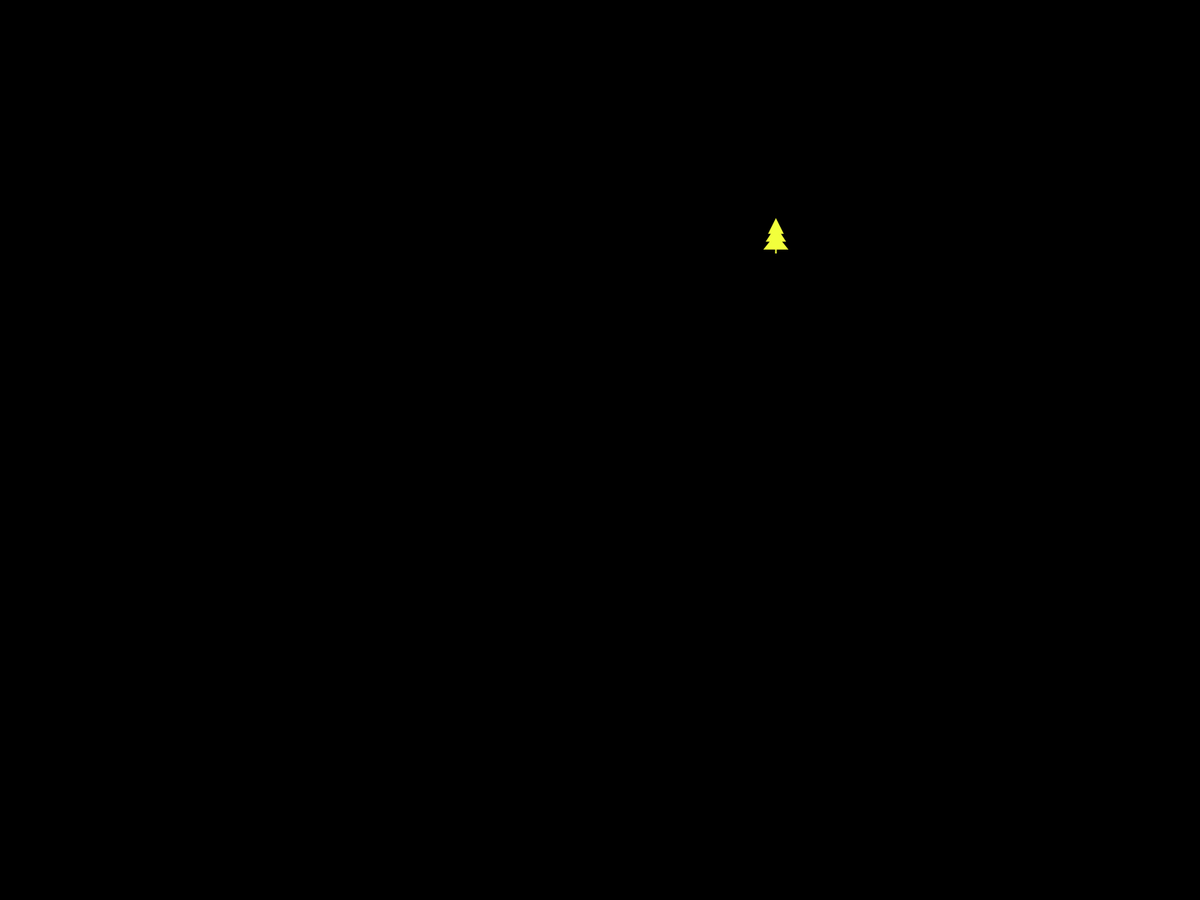
Frame 1 (no input)
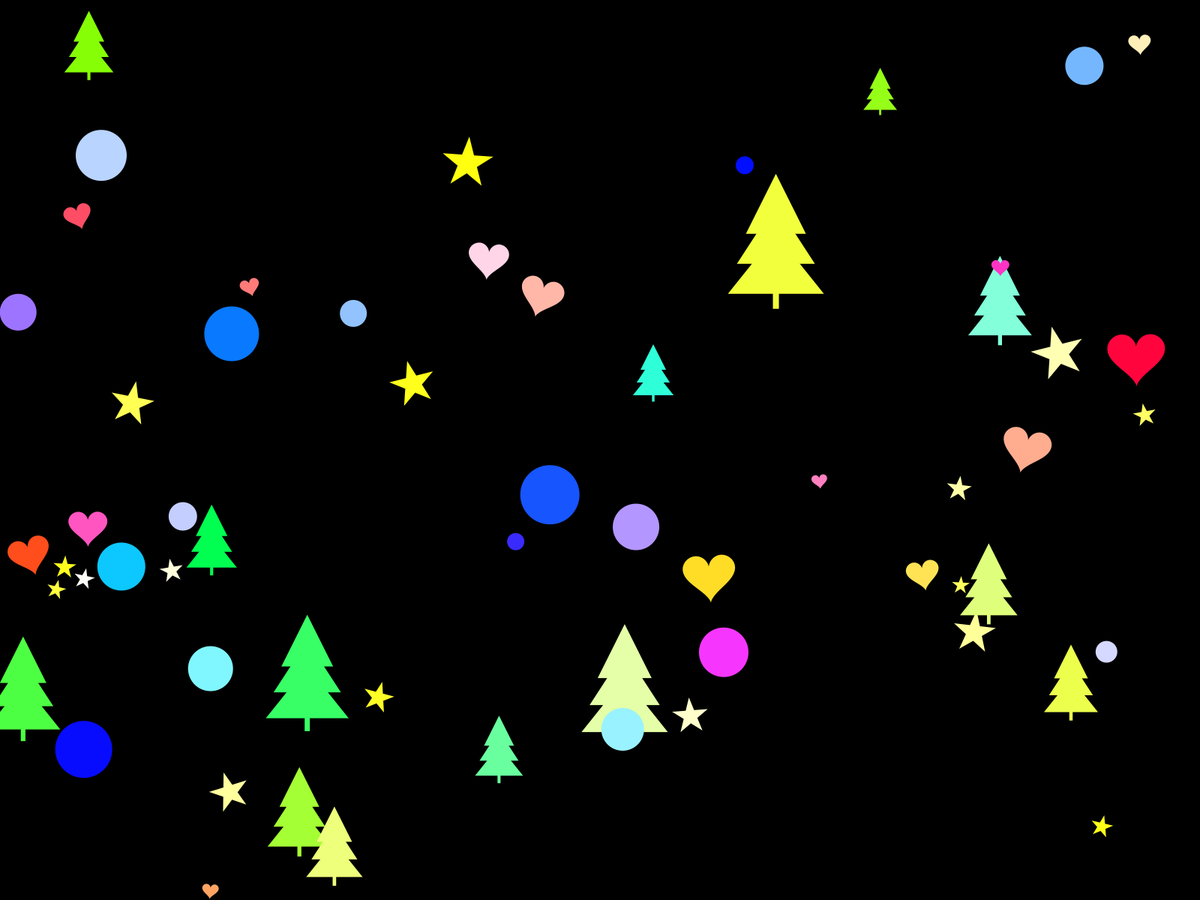
Frame 60 (the mouse pressed at the canvas centre just before this capture)
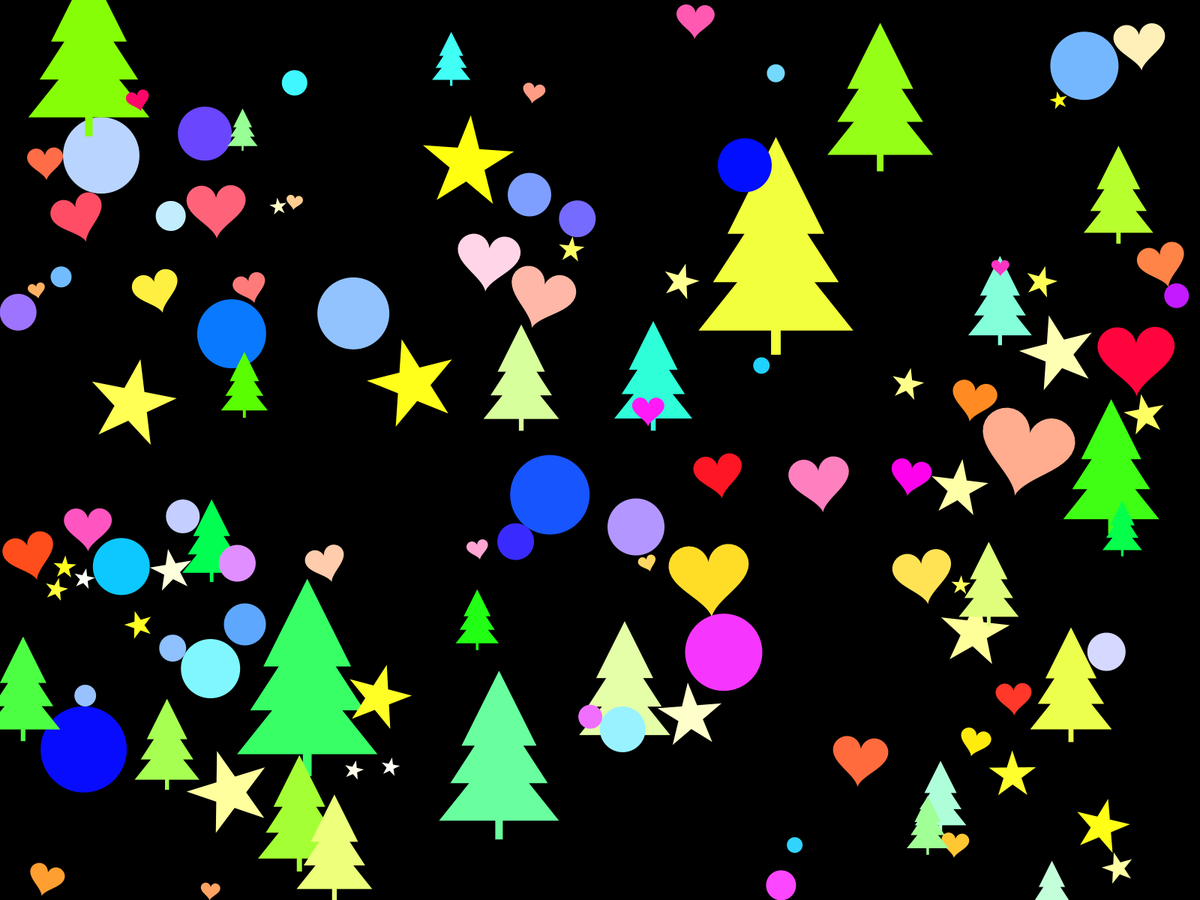
Frame 120 (the mouse held since frame 60 and released just before this capture)

The Processing sketch that drew these frames (run headless with seeded random() and noise(); from frame 60 on, the mouse is pressed at the canvas centre):

// Processing sketch: AnimatedObjects
// ── AnimatedObjects.pde
//
ArrayList<Shape> shapes;  



void setup()
{
  fullScreen();
  
  background(10);
  
  ellipseMode(RADIUS);
  
  shapes = new ArrayList<Shape>(); //<>//
}

boolean bCollide(float x, float y, float r)
{
  if( x - r < 0 || x + r > width || y - r < 0 || y + r > height )
  {
    return true;
  }
  for(Shape i : shapes)
  {
    float distance =  dist(i.x,i.y,x,y);
    
    if(distance == 0)
    {
      continue;
    }
    
    float R = i.r;
    
    if (distance < (r + R))
    {
      return true; //<>//
    }
  }
  
  return false;
}

Shape generateOneCircle()
{
  float x = 0 ; 
  
  float y = 0 ; 
  
  float R = 10;
  
  int iTryTimes = 0;
  
  boolean bCollid = true;

  while(bCollid)
  {
      iTryTimes++;
      
      if(iTryTimes > 100)
      {
        return null;
      }
      
      x = random(0,width);
      
      y = random(0,height);
      
      bCollid = bCollide(x,y,R);     
  };

  float g = random(0,255);
  
  float b = random(0,255);
  
  int iRandom = (int)random(0,4);
  
  if(iRandom == 1)
  {
    return new Heart(x,y,R,color(255,g,b));
  }
  else if(iRandom == 0)
  {
    return new Circle(x,y,R,color(b,g,255));
  }
  else if(iRandom == 2)
  {
    return new Star5(x,y,R,color(255,255,b));
  }
  else if(iRandom == 3)
  {
    return new Tree(x,y,R,color(g,255,b));
  }
  else
  {
    return new Heart(x,y,R,color(255,g,b));
  }
}

void draw()
{ 
  background(0);
  
  Shape s = generateOneCircle();
  
  if(s == null)
  {
      noLoop();
      println("FINISHED");
  }
  else
  {
    shapes.add(s);
  }
  for(Shape i : shapes)
  {
    if(!bCollide(i.x,i.y,i.r))
    {
      i.grow();
      
      i.draw();
    }
    else
    {
      i.draw();
    }
  }

}

/*
void setup() {
  size(640, 360);
  noStroke();
}

void draw() {
  background(0);
  // Scale the mouseX value from 0 to 640 to a range between 0 and 175
  float c = map(mouseX, 0, width, 0, 175);
  // Scale the mouseX value from 0 to 640 to a range between 40 and 300
  float d = map(mouseX, 0, width, 40, 300);
  fill(255, c, 0);
  ellipse(width/2, height/2, d, d);   
}
*/

// ── Heart.pde
class Heart extends Shape
{
  
  ArrayList<PVector> heart = new ArrayList<PVector>();
  
  void initHeart()
{
/*
  float yStart = 1.3;
  
  float yEnd = -1.0;
  
  float yStep = -0.06;

  float xStart = -1.2;
  
  float xEnd = 1.2;
  
  float xStep = 0.05;
  
  int i = (int)((yEnd - yStart) / yStep / 2 *(-1));
  
  int jStart = (int)((xEnd - xStart) / xStep / 2 *(-1));
  
  int j = jStart;
  
    for (float y = yStart; y > yEnd; y += yStep)
    {
      for (float x = xStart; x < xEnd; x += xStep)
      {
        float a = x * x + y * y - 1;
        float d = a * a * a - x * x * y * y * y;
        
        if ( d <= 0.0000f )
        {
          heart.add(new PVector(j, i));
        }
        else
        {
        }
        j++;
      }
      i++;
      j = jStart;
    }
*/

  float a = 0.0;
  
  heart.clear();
  
  while (a <= TWO_PI) 
  {
    float i =  r * pow(sin(a), 3);
    float j = -r * (13 * cos(a) - 5 * cos(2 * a) - 2 * cos(3 * a) - cos(4 * a))/16;
  
    heart.add(new PVector(i, j));
    
    a += 0.1;
  }
}
  
  Heart(float x, float y ,float r,color c)
  {
    this.x = x;
    this.y = y;
    this.r = r;
    this.c = c;
    
    fRotate = random(-PI/10,PI/10);
    
    bGrow = true;
   
  }
  void draw()
  {   
    initHeart();
    
    noStroke();
    
    fill(c);
    
    pushMatrix();
    
    translate(x, y);
    
    rotate(fRotate);
    
    beginShape();
    
    for (PVector v : heart) 
    {
      vertex(v.x, v.y);
    }
    
    endShape();
    
    popMatrix();
    
  }
}

// ── Shape.pde
class Shape
{
  float x;
  float y;
  float r;
  
  color c;
  
  boolean bGrow;
  
  float fRotate;
  
  void draw()
  {
  };
  
  boolean bEdge()
  {
    if( x - r < 0 || x + r > width || y-r < 0 || y + r > height )
    {
      return true;
    }
    else
    {
      return false;
    }
  }
  
  void grow()
  {
    if( bGrow )
    {
      r += 0.5;
    }
      
    if( bEdge() )
    {  
      bGrow = false;
    }
  }
}

// ── Star5.pde
class Star5 extends Shape
{
    
  Star5(float x, float y ,float r,color c)
  {
    this.x = x;
    this.y = y;
    this.r = r;
    this.c = c;
    
    bGrow = true;
    
    fRotate = random(-20,20);
  }
  
  // Only looks star-like if skipPoints is relatively prime with nbrPoints
  void drawStar(int nbrPoints, float cx, float cy, float odiam, int skipPoints )
  {
    float orad = odiam / 2.0;
  
    fill(c);
  
    pushMatrix();
    translate(cx, cy);
    rotate(radians(-90 + fRotate)); // radians(-90)Point upwards  
  
    float  a = TWO_PI / nbrPoints;
  
    beginShape();
    int  n = 0;
    for (int i = 0; i < nbrPoints; ++i) {
      vertex( cos( a * n) * orad, sin( a * n) * orad);
      n += skipPoints;
    }
    endShape(CLOSE);
    popMatrix();
  }
  
  void draw()
  {
    drawStar(5,x,y,r*2,2);
  }  
  
}

// ── Tree.pde
class Tree extends Shape
{
  
  
  Tree(float x, float y ,float r,color c)
  {
    this.x = x;
    this.y = y;
    this.r = r;
    this.c = c;
    
    fRotate = random(-PI/10,PI/10);
    
    bGrow = true;
   
  }
    
    void draw()
    {
        pushMatrix();
        
        translate(x,y);
        noStroke();
        fill(c);
        rect( - 0.1*r, 1.5*r, 0.2*r, r); 
        fill(c);
        triangle(0, -2*r, - 1 * r, 0, r, 0);
        triangle(0, -r, - 1.3 * r, r, 1.3 * r, r);
        triangle(0, 0, - 1.6 * r, 2*r, 1.6 * r,2*r);
        
        popMatrix();
    }
}

// ── circle.pde
class Circle extends Shape
{
  
  Circle(float x, float y ,float r,color c)
  {
    this.x = x;
    this.y = y;
    this.r = r;
    this.c = c;
    
    bGrow = true;
  }
  void draw()
  {
    noStroke();
    
    //strokeWeight(0);
    
    fill(c);
    
    ellipse(x,y,r,r);
  }   //<>//
  
}
